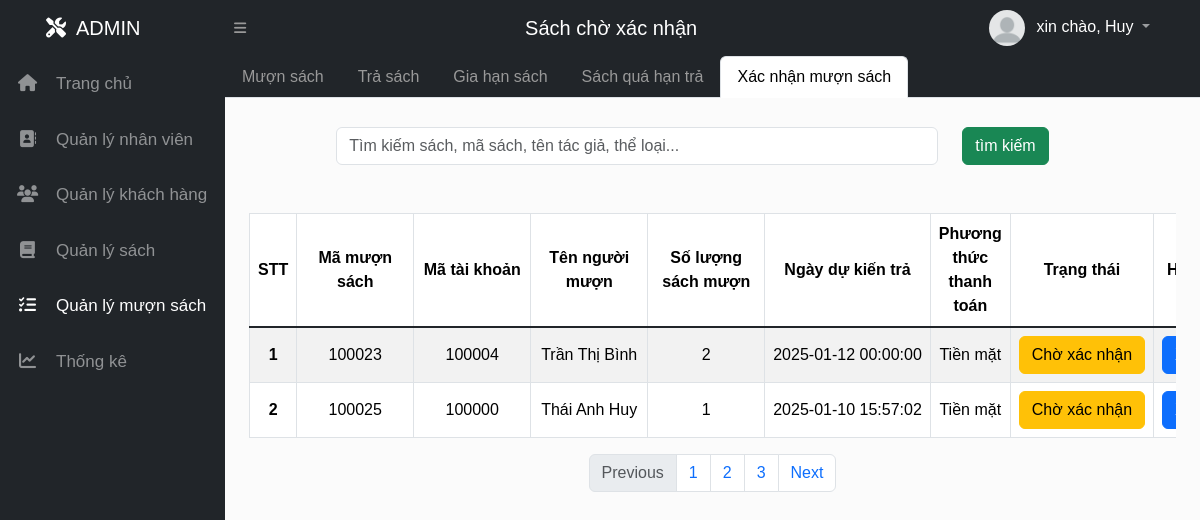
/Admin/ql_muon_sach/choxacnhan (signed in), run on the app's committed database.
### tables this page shows
CREATE TABLE `muonsach` (
  `MaMuonSach` int(11) NOT NULL AUTO_INCREMENT,
  `MaTaiKhoan` int(11) DEFAULT NULL,
  `NgayMuon` date DEFAULT curdate(),
  `NgayDuKienTra` datetime DEFAULT NULL,
  `HanTra` datetime DEFAULT NULL,
  `NgayGiaHan` datetime DEFAULT NULL,
  `NgayTraThuc` datetime DEFAULT NULL,
  `SoLuongSachMuon` int(3) DEFAULT 0,
  `TongTien` double DEFAULT 0,
  `TrangThai` enum('Đang mượn','Đã trả','Chờ xác nhận','Đang vận chuyển','Gia hạn') DEFAULT 'Đang mượn',
  `PhuongThucThanhToan` enum('Chuyển khoản','Tiền mặt','Tiền trong tài khoản thư viện') DEFAULT 'Tiền mặt',
  `CreatedAt` datetime DEFAULT current_timestamp(),
  `UpdatedAt` datetime DEFAULT current_timestamp() ON UPDATE current_timestamp(),
  PRIMARY KEY (`MaMuonSach`),
  KEY `MaTaiKhoan` (`MaTaiKhoan`),
  CONSTRAINT `muonsach_ibfk_1` FOREIGN KEY (`MaTaiKhoan`) REFERENCES `taikhoan` (`MaTaiKhoan`) ON DELETE CASCADE
);

CREATE TABLE `taikhoan` (
  `MaTaiKhoan` int(11) NOT NULL AUTO_INCREMENT,
  `TenDangNhap` varchar(50) DEFAULT NULL,
  `MatKhauHash` varchar(255) DEFAULT NULL,
  `MaVaiTro` int(11) DEFAULT 1,
  `MaTrangThai` int(11) DEFAULT 3,
  `HoTen` varchar(100) DEFAULT NULL,
  `Email` varchar(100) DEFAULT NULL,
  `Cccd` varchar(13) DEFAULT NULL,
  `DienThoai` varchar(20) DEFAULT NULL,
  `DiaChi` varchar(255) DEFAULT NULL,
  `URL_HinhNguoiDung` varchar(255) DEFAULT NULL,
  `CreatedAt` datetime DEFAULT current_timestamp(),
  `UpdatedAt` datetime DEFAULT current_timestamp() ON UPDATE current_timestamp(),
  PRIMARY KEY (`MaTaiKhoan`),
  UNIQUE KEY `TenDangNhap` (`TenDangNhap`),
  UNIQUE KEY `Email` (`Email`),
  UNIQUE KEY `Cccd` (`Cccd`),
  KEY `MaVaiTro` (`MaVaiTro`),
  KEY `MaTrangThai` (`MaTrangThai`),
  CONSTRAINT `taikhoan_ibfk_1` FOREIGN KEY (`MaVaiTro`) REFERENCES `vaitro` (`MaVaiTro`),
  CONSTRAINT `taikhoan_ibfk_2` FOREIGN KEY (`MaTrangThai`) REFERENCES `trangthai` (`MaTrangThai`)
);

### View/Admin/index.php (called while the page is built, shortened)
<?php
    include('../../config.php');
    if (isset($_GET['mod'])) {
        switch ($_GET['mod']) {
            case 'ql_muon_sach':
                $ctrl_name = "c_ad_ql_muon_tra";
                break;
        }
        include_once '../../controller/c_admin/'.$ctrl_name.'.php';
    } else{
        header('Location: ?mod=home&act=home');
    }
?>

### Model/m_admin/m_ad_ql_muon_tra.php (called while the page is built, shortened)
<?php
    function get_muonsach($trangthai){
        $conn = connectdb();
        $sql = "SELECT DISTINCT muonsach.*, taikhoan.HoTen, muonsach.NgayTraThuc FROM muonsach
        LEFT JOIN taikhoan on muonsach.MaTaiKhoan = taikhoan.MaTaiKhoan
        LEFT JOIN chitietmuonsach ON muonsach.`MaMuonSach` = chitietmuonsach.`MaMuonSach`
        WHERE muonsach.TrangThai = ?";
        $stmt = $conn->prepare($sql);
        $stmt->bind_param("s", $trangthai);
        $stmt->execute();
        $result = $stmt->get_result();
        $list = [];
        while ($row = $result->fetch_assoc()) {
            array_push($list, $row);
        }
        return $list;
    }
?>

### config.php (called while the page is built, shortened)
<?php
  $base_url_admin = '/do_an_quanlythuvien/Admin/';
?>

### View/Admin/home/muontrasach/choxacnhan/view_sach_cho_xac_nhan.php (the view)
<div class="row my-4 justify-content-center boxsearch items-center">
    <div class="col-md-8 pl20">
        <input class="form-control" type="text" placeholder="Tìm kiếm sách, mã sách, tên tác giả, thể loại...">
    </div>
    <div class="col-md-2">
        <button class="btn btn-success">tìm kiếm</button>
    </div>
</div>
<div class="row">
    <div class="col">
        <div class="table-responsive">
            <table class="table text-center table-hover mt-4 table-bordered table-striped">
                <thead class="thead-dark">
                    <tr>
                        <th scope="col">STT</th>
                        <th scope="col">Mã mượn sách</th>
                        <th scope="col">Mã tài khoản</th>
                        <th scope="col">Tên người mượn</th>
                        <th scope="col">Số lượng sách mượn</th>
                        <th scope="col">Ngày dự kiến trả</th>
                        <th scope="col">Phương thức thanh toán</th>
                        <th scope="col">Trạng thái</th>
                        <th scope="col" style="width: 100px;">Hành động</th>
                    </tr>
                </thead>
                <tbody class="table-group-divider">
                    <?php $stt = 1;
                        foreach($select_MuonSach as $select_MuonSach):
                    ?>
                    <tr>
                        <th scope="row"><div><?=$stt?></div></th>
                        <td><div class="hang1_table" style="max-width: 30px;min-width: 100px;"><?=$select_MuonSach["MaMuonSach"]?></div></td>
                        <td><div class="hang1_table" style="max-width: 200px;min-width: 100px;"><?=$select_MuonSach["MaTaiKhoan"]?></div></td>
                        <td><div class="hang1_table" style="max-width: 200px;min-width: 100px;"><?=$select_MuonSach["HoTen"]?></div></td>
                        <td><div class="hang1_table" style="max-width: 200px;min-width: 100px;"><?=$select_MuonSach["SoLuongSachMuon"]?></div></td>
                        <td><div class="hang1_table" style="min-width: 50px;"><?=$select_MuonSach["NgayDuKienTra"]?></div></td>
                        <td><div class="hang1_table" style="min-width: 50px;"><?=$select_MuonSach["PhuongThucThanhToan"]?></div></td>
                        <td><div class="hang1_table" style="min-width: 50px;"><span style="min-width: 120px;" class="btn btn-warning"><?=$select_MuonSach["TrangThai"]?></span></div></td>
                        <td>
                            <div class="hang1_table" style="min-width: 50px;">
                                <a class="btn btn-primary" href="<?=$base_url_admin?>ql_muon_sach/detail_muon_sach?mamuonsach=<?=$select_MuonSach['MaMuonSach']?>">Xác nhận</a>
                            </div>
                        </td>
                    </tr>
                    <?php $stt++; endforeach; ?>
                </tbody>
            </table>
        </div>
        <nav aria-label="Page navigation example">
            <ul class="pagination justify-content-center">
                <li class="page-item disabled">
                    <a class="page-link" href="#" tabindex="-1" aria-disabled="true">Previous</a>
                </li>
                <li class="page-item"><a class="page-link" href="#">1</a></li>
                <li class="page-item"><a class="page-link" href="#">2</a></li>
                <li class="page-item"><a class="page-link" href="#">3</a></li>
                <li class="page-item">
                    <a class="page-link" href="#">Next</a>
                </li>
            </ul>
        </nav>
    </div>
</div>

### Assets/css/admin.css (style rules this page uses)
* { margin: 0; padding: 0; box-sizing: border-box; }
*, *::before, *::after { box-sizing: border-box; }
a { text-decoration: none; }
body { font-family: Arial, sans-serif; background-color: #e2e2e21f; justify-content: space-between; }
div { display: block; unicode-bidi: isolate; }
:root { --blue: #287bff; --white: #fff; --grey: #f5f5f5; --black1: #222; --black2: #999; --color-white: #fff; --color-header: #212529; --color-background-cursor: #444; --color-btn: #71be34; }
.table th, .table td { vertical-align: middle; word-wrap: break-word; }
input[type="text"], input[list] { -webkit-appearance: none; -moz-appearance: none; appearance: none; }
.hang1_table { white-space: nowrap; overflow: hidden; text-overflow: ellipsis; }

### Assets/css/style.css (style rules this page uses)
.pl20 { padding-left: 20px; }
.items-center { align-items: center; }

### data on the page
muonsach: MaMuonSach "100023", MaTaiKhoan "100004", MaTaiKhoan.HoTen "Trần Thị Bình", SoLuongSachMuon "2", NgayDuKienTra "2025-01-12 00:00:00", PhuongThucThanhToan "Tiền mặt", TrangThai "Chờ xác nhận"
muonsach: MaMuonSach "100025", MaTaiKhoan "100000", MaTaiKhoan.HoTen "Thái Anh Huy", SoLuongSachMuon "1", NgayDuKienTra "2025-01-10 15:57:02", PhuongThucThanhToan "Tiền mặt", TrangThai "Chờ xác nhận"

### other printed values
$title_bar "Sách chờ xác nhận"
$_SESSION['last_name_user'] "Huy"
